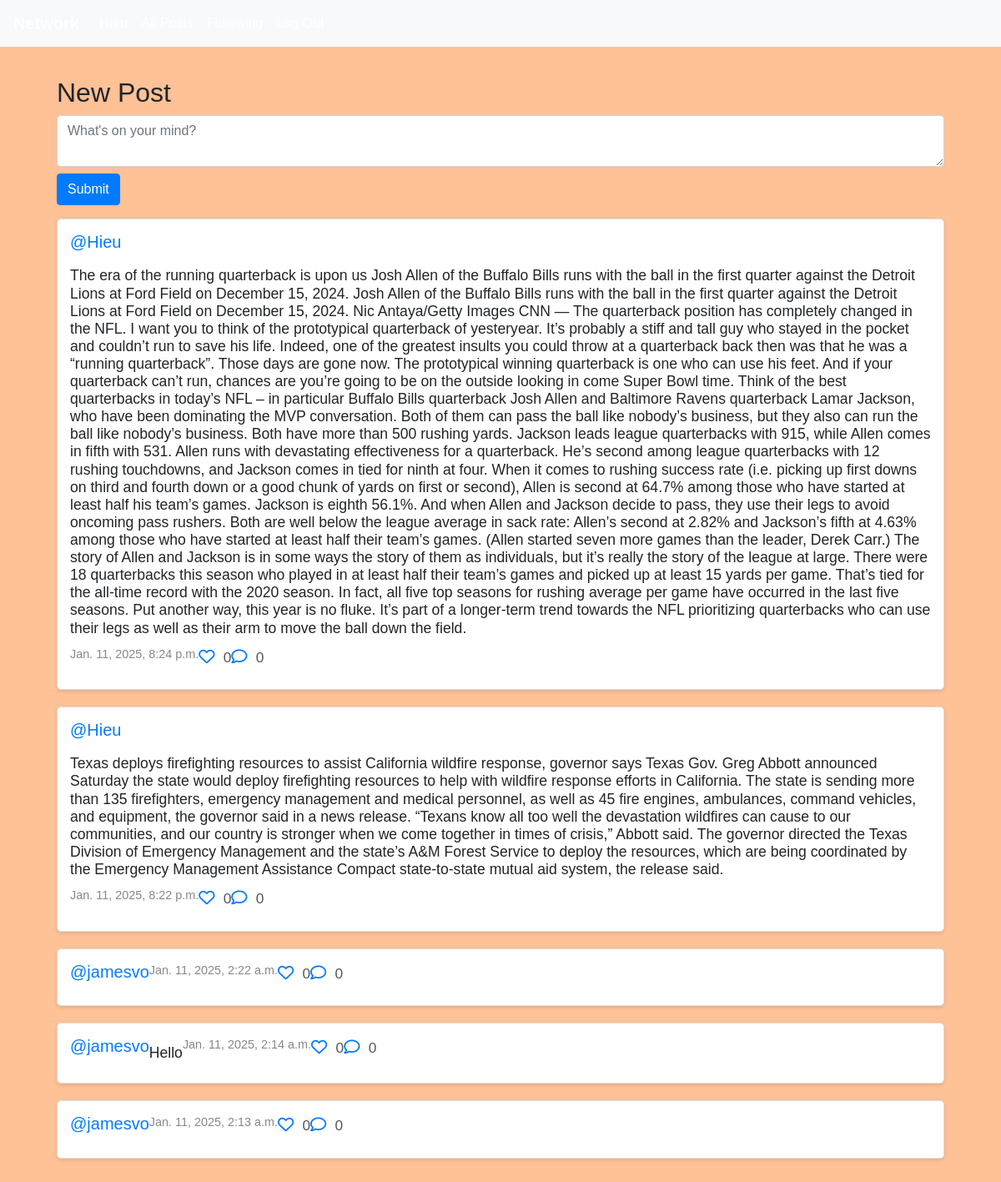
Before: / (signed in) with the older database file.
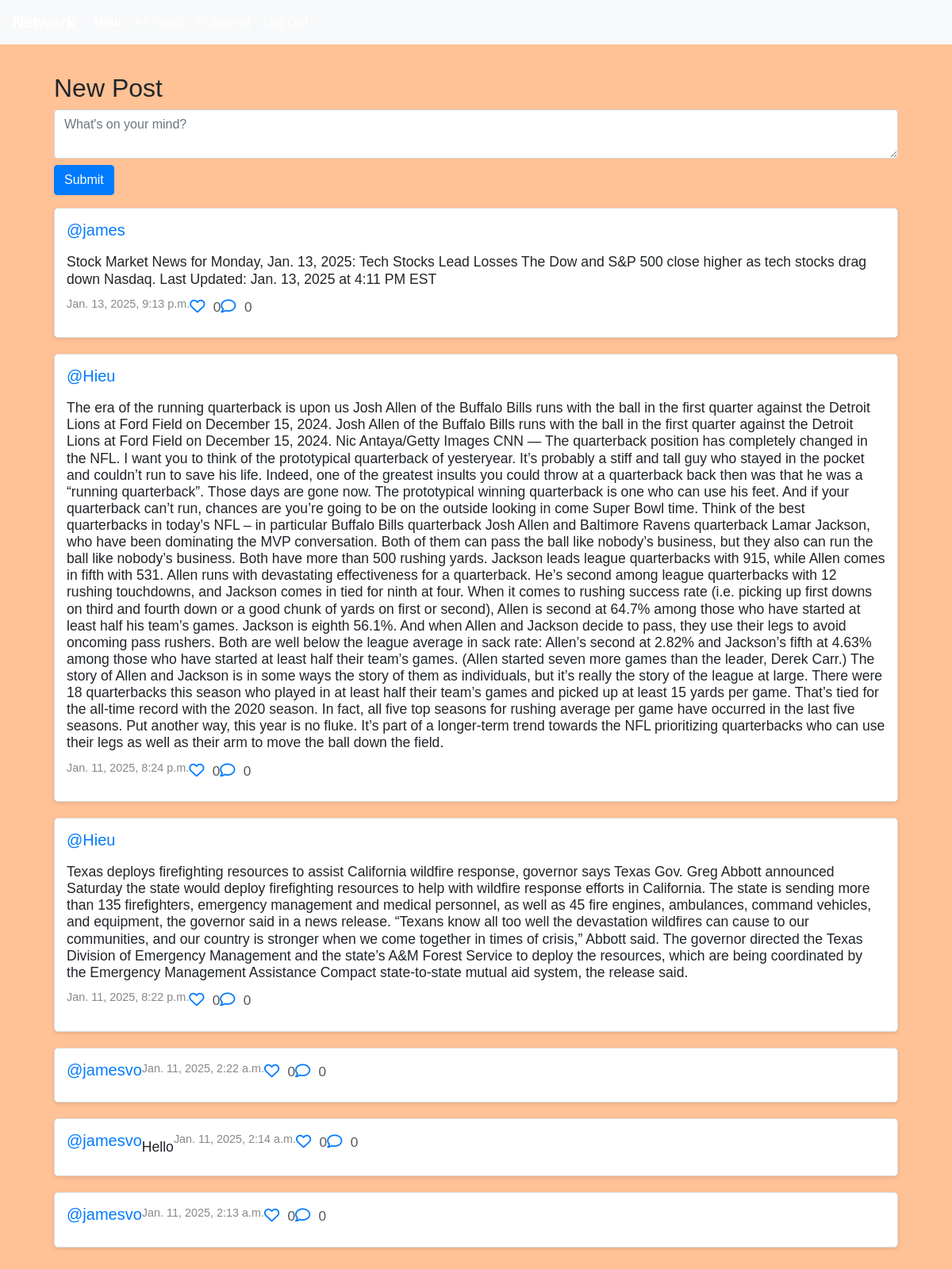
After: the same page with the newer database file.
### network/models.py (models this page shows, shortened)
class Post(models.Model):
    content = models.CharField(max_length=140)
    user =models.ForeignKey(User, on_delete=models.CASCADE, related_name="author")
    date = models.DateTimeField(auto_now_add=True)
    likes = models.ManyToManyField(User, through='Like', related_name='liked_posts')
    comments = models.ManyToManyField(User, through='Comment', related_name='commented_posts')

class User(AbstractUser):
    pass

### network/views.py (the view)
# urls.py: path("", views.index, name="index"),
def index(request):
    if request.user.is_authenticated:
        allPosts = Post.objects.order_by('-date').all()
        paginator = Paginator(allPosts, 10)
        page_number = request.GET.get('page')
        posts_of_the_page = paginator.get_page(page_number)
        return render(request, "network/index.html", {
        "allPosts": allPosts,
        "posts_of_the_page": posts_of_the_page
        })
    else:
        return HttpResponseRedirect(reverse("login"))

### network/templates/network/index.html (shortened to what this page needs)
{% extends "network/layout.html" %}
{% load static %}
{% block body %}
    <div id="new-post" class="my-3 mx-5">
        <h2>New Post</h2>
        <form action="{% url 'newPost' %}" method="POST">
            <textarea class="form-control" id="compose-body" name="content" placeholder="What's on your mind?"></textarea>
            <input type="submit" class="btn btn-primary mt-2"/>
        </form>
    </div>
    <div class="all-posts">
        {% for post in posts_of_the_page %}
            <div class="row post mx-5" id="post-{{ post.id }}">
                <h5 class="username"><a href="{% url 'profile' user_id=post.user.id %}">@{{ post.user }}</a></h5>
                <h6 class="content">{{ post.content }}</h6>
                <p class="date">{{ post.date }}</p>
                <form action="{% url 'like' %}" method="POST">
                    <button type="submit" class="heart-button">
                        {% if user in post.likes.all %}
                            <i class="fas fa-heart"></i>
                        {% else %}
                            <i class="far fa-heart"></i>
                        {% endif %}
                        <span class="like-count">{{ post.likes.count }}</span>
                    </button>
                </form>
                <form id="comment-form-{{ post.id }}" method="POST" action="{% url 'comment' %}">
                    <button type="button" class="comment-button" data-url="{% url 'comment' %}" data-post-id="{{ post.id }}">
                        <i class="far fa-comment"></i>
                        <span class="comment-count">{{ post.comments.count }}</span>
                    </button>
                </form>
            </div>
        {% endfor %}
    </div>
{% endblock %}

Changed rows visible on the page:
added Post: user "james", content "Stock Market News for Monday, Jan. 13, 2025: Tech Stocks Lead Losses The Dow and S&P 500 close higher as tech stocks drag down Nasdaq. Last Updated: Jan. 13, 2025 at 4:11 PM EST", date "Jan. 13, 2025, 9:13 p.m.", likes.count "0", comments.count "0"
